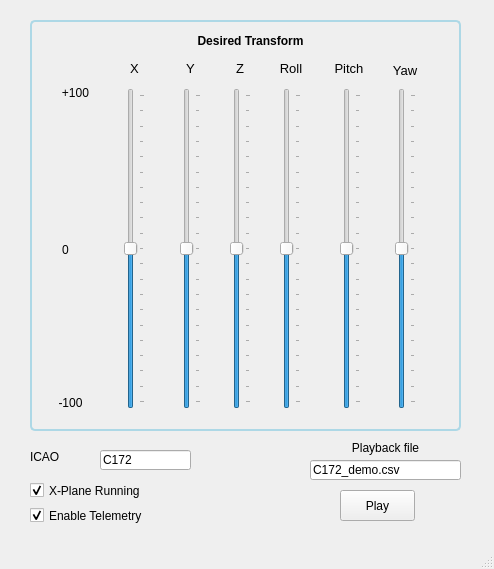
<?xml version="1.0" encoding="UTF-8"?>
<ui version="4.0">
 <class>MainWindow</class>
 <widget class="QMainWindow" name="MainWindow">
  <property name="geometry">
   <rect>
    <x>0</x>
    <y>0</y>
    <width>494</width>
    <height>569</height>
   </rect>
  </property>
  <property name="windowTitle">
   <string>MainWindow</string>
  </property>
  <widget class="QWidget" name="centralwidget">
   <widget class="QGroupBox" name="ControlGroupbox">
    <property name="geometry">
     <rect>
      <x>30</x>
      <y>20</y>
      <width>431</width>
      <height>411</height>
     </rect>
    </property>
    <property name="styleSheet">
     <string notr="true">QGroupBox {
    border: 2px solid lightblue;
    border-radius: 5px;
    padding: 5px;
}
</string>
    </property>
    <property name="title">
     <string/>
    </property>
    <property name="flat">
     <bool>false</bool>
    </property>
    <widget class="QSlider" name="sld_gain_0">
     <property name="geometry">
      <rect>
       <x>94</x>
       <y>68</y>
       <width>21</width>
       <height>321</height>
      </rect>
     </property>
     <property name="minimum">
      <number>-100</number>
     </property>
     <property name="maximum">
      <number>100</number>
     </property>
     <property name="value">
      <number>0</number>
     </property>
     <property name="orientation">
      <enum>Qt::Vertical</enum>
     </property>
     <property name="tickPosition">
      <enum>QSlider::TicksBelow</enum>
     </property>
    </widget>
    <widget class="QSlider" name="sld_gain_3">
     <property name="geometry">
      <rect>
       <x>250</x>
       <y>68</y>
       <width>21</width>
       <height>321</height>
      </rect>
     </property>
     <property name="minimum">
      <number>-100</number>
     </property>
     <property name="maximum">
      <number>100</number>
     </property>
     <property name="value">
      <number>0</number>
     </property>
     <property name="orientation">
      <enum>Qt::Vertical</enum>
     </property>
     <property name="tickPosition">
      <enum>QSlider::TicksBelow</enum>
     </property>
    </widget>
    <widget class="QSlider" name="sld_gain_1">
     <property name="geometry">
      <rect>
       <x>150</x>
       <y>68</y>
       <width>21</width>
       <height>321</height>
      </rect>
     </property>
     <property name="minimum">
      <number>-100</number>
     </property>
     <property name="maximum">
      <number>100</number>
     </property>
     <property name="value">
      <number>0</number>
     </property>
     <property name="orientation">
      <enum>Qt::Vertical</enum>
     </property>
     <property name="tickPosition">
      <enum>QSlider::TicksBelow</enum>
     </property>
    </widget>
    <widget class="QSlider" name="sld_gain_2">
     <property name="geometry">
      <rect>
       <x>200</x>
       <y>68</y>
       <width>21</width>
       <height>321</height>
      </rect>
     </property>
     <property name="minimum">
      <number>-100</number>
     </property>
     <property name="maximum">
      <number>100</number>
     </property>
     <property name="value">
      <number>0</number>
     </property>
     <property name="orientation">
      <enum>Qt::Vertical</enum>
     </property>
     <property name="tickPosition">
      <enum>QSlider::TicksBelow</enum>
     </property>
    </widget>
    <widget class="QSlider" name="sld_gain_4">
     <property name="geometry">
      <rect>
       <x>310</x>
       <y>68</y>
       <width>21</width>
       <height>321</height>
      </rect>
     </property>
     <property name="minimum">
      <number>-100</number>
     </property>
     <property name="maximum">
      <number>100</number>
     </property>
     <property name="value">
      <number>0</number>
     </property>
     <property name="orientation">
      <enum>Qt::Vertical</enum>
     </property>
     <property name="tickPosition">
      <enum>QSlider::TicksBelow</enum>
     </property>
    </widget>
    <widget class="QSlider" name="sld_gain_5">
     <property name="geometry">
      <rect>
       <x>365</x>
       <y>68</y>
       <width>21</width>
       <height>321</height>
      </rect>
     </property>
     <property name="minimum">
      <number>-100</number>
     </property>
     <property name="maximum">
      <number>100</number>
     </property>
     <property name="value">
      <number>0</number>
     </property>
     <property name="orientation">
      <enum>Qt::Vertical</enum>
     </property>
     <property name="tickPosition">
      <enum>QSlider::TicksBelow</enum>
     </property>
    </widget>
    <widget class="QLabel" name="label_5">
     <property name="geometry">
      <rect>
       <x>10</x>
       <y>375</y>
       <width>61</width>
       <height>16</height>
      </rect>
     </property>
     <property name="text">
      <string>-100</string>
     </property>
     <property name="alignment">
      <set>Qt::AlignCenter</set>
     </property>
    </widget>
    <widget class="QLabel" name="label_6">
     <property name="geometry">
      <rect>
       <x>20</x>
       <y>65</y>
       <width>51</width>
       <height>16</height>
      </rect>
     </property>
     <property name="text">
      <string>+100</string>
     </property>
     <property name="alignment">
      <set>Qt::AlignCenter</set>
     </property>
    </widget>
    <widget class="QLabel" name="label_3">
     <property name="geometry">
      <rect>
       <x>20</x>
       <y>220</y>
       <width>31</width>
       <height>20</height>
      </rect>
     </property>
     <property name="text">
      <string>0</string>
     </property>
     <property name="alignment">
      <set>Qt::AlignCenter</set>
     </property>
    </widget>
    <widget class="QLabel" name="label">
     <property name="geometry">
      <rect>
       <x>100</x>
       <y>40</y>
       <width>21</width>
       <height>16</height>
      </rect>
     </property>
     <property name="font">
      <font>
       <pointsize>10</pointsize>
       <weight>50</weight>
       <bold>false</bold>
      </font>
     </property>
     <property name="text">
      <string>X</string>
     </property>
    </widget>
    <widget class="QLabel" name="label_7">
     <property name="geometry">
      <rect>
       <x>156</x>
       <y>40</y>
       <width>20</width>
       <height>16</height>
      </rect>
     </property>
     <property name="font">
      <font>
       <pointsize>10</pointsize>
       <weight>50</weight>
       <bold>false</bold>
      </font>
     </property>
     <property name="text">
      <string>Y</string>
     </property>
    </widget>
    <widget class="QLabel" name="label_8">
     <property name="geometry">
      <rect>
       <x>206</x>
       <y>40</y>
       <width>20</width>
       <height>16</height>
      </rect>
     </property>
     <property name="font">
      <font>
       <pointsize>10</pointsize>
       <weight>50</weight>
       <bold>false</bold>
      </font>
     </property>
     <property name="text">
      <string>Z</string>
     </property>
    </widget>
    <widget class="QLabel" name="label_9">
     <property name="geometry">
      <rect>
       <x>236</x>
       <y>40</y>
       <width>50</width>
       <height>16</height>
      </rect>
     </property>
     <property name="font">
      <font>
       <pointsize>10</pointsize>
       <weight>50</weight>
       <bold>false</bold>
      </font>
     </property>
     <property name="text">
      <string>Roll</string>
     </property>
     <property name="alignment">
      <set>Qt::AlignCenter</set>
     </property>
    </widget>
    <widget class="QLabel" name="label_10">
     <property name="geometry">
      <rect>
       <x>294</x>
       <y>40</y>
       <width>50</width>
       <height>16</height>
      </rect>
     </property>
     <property name="font">
      <font>
       <pointsize>10</pointsize>
       <weight>50</weight>
       <bold>false</bold>
      </font>
     </property>
     <property name="text">
      <string>Pitch</string>
     </property>
     <property name="alignment">
      <set>Qt::AlignCenter</set>
     </property>
    </widget>
    <widget class="QLabel" name="label_11">
     <property name="geometry">
      <rect>
       <x>350</x>
       <y>40</y>
       <width>50</width>
       <height>20</height>
      </rect>
     </property>
     <property name="font">
      <font>
       <pointsize>10</pointsize>
       <weight>50</weight>
       <bold>false</bold>
      </font>
     </property>
     <property name="text">
      <string>Yaw</string>
     </property>
     <property name="alignment">
      <set>Qt::AlignCenter</set>
     </property>
    </widget>
    <widget class="QLabel" name="label_12">
     <property name="geometry">
      <rect>
       <x>130</x>
       <y>0</y>
       <width>181</width>
       <height>41</height>
      </rect>
     </property>
     <property name="font">
      <font>
       <weight>75</weight>
       <bold>true</bold>
      </font>
     </property>
     <property name="text">
      <string>Desired Transform</string>
     </property>
     <property name="alignment">
      <set>Qt::AlignCenter</set>
     </property>
     <property name="wordWrap">
      <bool>true</bool>
     </property>
    </widget>
   </widget>
   <widget class="QLabel" name="label_2">
    <property name="geometry">
     <rect>
      <x>30</x>
      <y>450</y>
      <width>47</width>
      <height>14</height>
     </rect>
    </property>
    <property name="text">
     <string>ICAO</string>
    </property>
   </widget>
   <widget class="QLineEdit" name="txt_icao">
    <property name="geometry">
     <rect>
      <x>100</x>
      <y>450</y>
      <width>91</width>
      <height>20</height>
     </rect>
    </property>
    <property name="text">
     <string>C172</string>
    </property>
   </widget>
   <widget class="QCheckBox" name="chk_xplane_running">
    <property name="geometry">
     <rect>
      <x>30</x>
      <y>480</y>
      <width>251</width>
      <height>21</height>
     </rect>
    </property>
    <property name="text">
     <string>X-Plane Running</string>
    </property>
    <property name="checkable">
     <bool>true</bool>
    </property>
    <property name="checked">
     <bool>true</bool>
    </property>
   </widget>
   <widget class="QCheckBox" name="chk_enable_telemetry">
    <property name="geometry">
     <rect>
      <x>30</x>
      <y>500</y>
      <width>231</width>
      <height>31</height>
     </rect>
    </property>
    <property name="text">
     <string>Enable Telemetry</string>
    </property>
    <property name="checked">
     <bool>true</bool>
    </property>
   </widget>
   <widget class="QLabel" name="label_4">
    <property name="geometry">
     <rect>
      <x>310</x>
      <y>440</y>
      <width>151</width>
      <height>16</height>
     </rect>
    </property>
    <property name="text">
     <string>Playback file</string>
    </property>
    <property name="alignment">
     <set>Qt::AlignCenter</set>
    </property>
   </widget>
   <widget class="QLineEdit" name="txt_playback">
    <property name="geometry">
     <rect>
      <x>310</x>
      <y>460</y>
      <width>151</width>
      <height>20</height>
     </rect>
    </property>
    <property name="text">
     <string>C172_demo.csv</string>
    </property>
   </widget>
   <widget class="QPushButton" name="btn_playback">
    <property name="geometry">
     <rect>
      <x>340</x>
      <y>490</y>
      <width>75</width>
      <height>31</height>
     </rect>
    </property>
    <property name="text">
     <string>Play</string>
    </property>
   </widget>
  </widget>
  <widget class="QMenuBar" name="menubar">
   <property name="geometry">
    <rect>
     <x>0</x>
     <y>0</y>
     <width>494</width>
     <height>22</height>
    </rect>
   </property>
  </widget>
  <widget class="QStatusBar" name="statusbar"/>
 </widget>
 <resources/>
 <connections/>
</ui>
